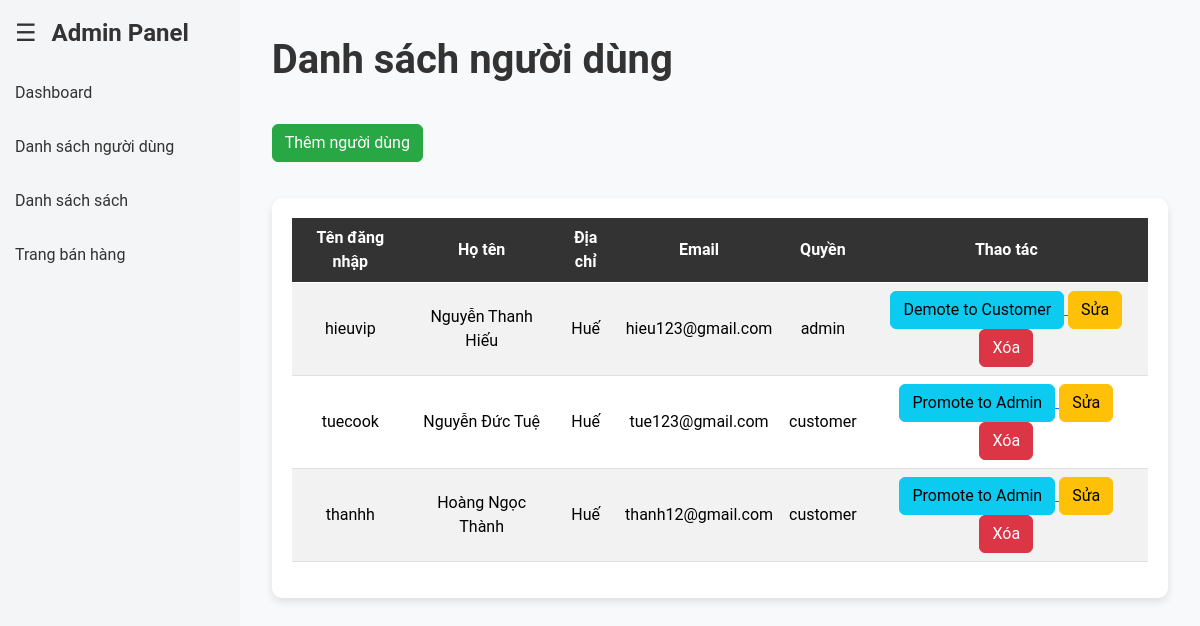
The page /user/user-list/ (signed in) on the database its author committed.
### tables this page shows
CREATE TABLE `nguoidungs` (
  `mand` int(100) NOT NULL,
  `hoten` varchar(100) NOT NULL,
  `diachi` varchar(100) NOT NULL,
  `email` varchar(100) NOT NULL,
  `sodt` varchar(50) NOT NULL,
  `tendangnhap` varchar(100) NOT NULL,
  `matkhau` varchar(100) NOT NULL,
  `admin` tinyint(1) NOT NULL
);

### src/Controller.php (called while the page is built, shortened)
<?php
class Controller {
    protected function render($view_name, $data = []) {
        extract($data);
        include __DIR__ . "\Views\\$view_name.php";
    }
}

### src/Controllers/UserController.php (called while the page is built, shortened)
<?php
class UserController extends Controller
{
    private $userModel;
    public function __construct()
    {
        $this->userModel = new User();
    }
    public function index()
    {
        $users = $this->userModel->getAllUsers();
        $this->render('users/user-list', ['users' => $users]);
    }
}

### index.php (called while the page is built, shortened)
<?php
require __DIR__. '/src/routes.php';
$uri = $_SERVER['REQUEST_URI'];
$router->match($uri);

### src/Models/User.php (called while the page is built, shortened)
<?php
class User
{
    private $connection;
    public function __construct()
    {
        $host = DB_HOST;
        $username = DB_USER;
        $password = DB_PASSWORD;
        $database = DB_NAME;
        $this->connection = new \mysqli($host, $username, $password, $database);
    }
    public function getAllUsers()
    {
        $result = $this->connection->query("SELECT * FROM nguoidungs");
        return $result->fetch_all(MYSQLI_ASSOC);
    }
}

### src/Views/users/user-list.php (the view, shortened to what this page needs)
<!DOCTYPE html>
<html lang="en">
<head>
    <link href="https://cdn.jsdelivr.net/npm/bootstrap@5.3.3/dist/css/bootstrap.min.css" rel="stylesheet">
    <link href="<?= URLROOT ?>/css/adminpanel.css" rel="stylesheet">
</head>
<body>
    <div class="container mt-3">
        <h1>Danh sách người dùng</h1>
        <a href="<?= URLROOT ?>/user/create">
            <button class="btn btn-success mb-3">Thêm người dùng</button>
        </a>
        <div class="table-responsive">
            <table class="table table-striped table-hover align-middle">
                <thead class="table-dark">
                    <tr>
                        <th>Tên đăng nhập</th>
                        <th>Họ tên</th>
                        <th>Địa chỉ</th>
                        <th>Email</th>
                        <th>Quyền</th>
                        <th>Thao tác</th>
                    </tr>
                </thead>
                <tbody>
                    <?php foreach ($users as $user): ?>
                        <tr>
                            <td><?= htmlspecialchars($user['tendangnhap']) ?></td>
                            <td><?= htmlspecialchars($user['hoten']) ?></td>
                            <td><?= htmlspecialchars($user['diachi']) ?></td>
                            <td><?= htmlspecialchars($user['email']) ?></td>
                            <td><?= htmlspecialchars($user['admin']) == 0 ? 'customer' : 'admin' ?></td>
                            <td>
                                <a href="<?= URLROOT ?>/user/toggleRole/<?= $user['mand'] ?>"
                                    onclick="return confirm('Are you sure you want to change this user\'s role?');">
                                    <button
                                        class="btn btn-info"><?= $user['admin'] == 0 ? 'Promote to Admin' : 'Demote to Customer' ?></button>
                                </a>
                                <a href="<?= URLROOT ?>/user/update/<?= $user['mand'] ?>">
                                    <button class="btn btn-warning">Sửa</button>
                                </a>
                                <a href="<?= URLROOT ?>/user/delete/<?= $user['mand'] ?>"
                                    onclick="return confirm('Bạn có chắc chắn muốn xóa người dùng này không?');">
                                    <button class="btn btn-danger">Xóa</button>
                                </a>
                            </td>
                        </tr>
                    <?php endforeach; ?>
                </tbody>
            </table>
        </div>
    </div>
</body>
</html>
<?php include(__DIR__ . '/../../../templates/layout_admin.php'); ?>

### src/Router.php (shortened to what this page needs)
<?php
class Router {
    private $routes = [];
    public function addRoute($pattern, $callback) {
        $this->routes[$pattern] = $callback;
    }
    public function match($uri) {
        uksort($this->routes, function ($a, $b) {
            return strlen($b) - strlen($a);
        });
        foreach ($this->routes as $pattern => $callback) {
            if (preg_match($pattern, $uri, $matches)) {
                array_shift($matches);
                call_user_func_array($callback, $matches);
                return;
            }
        }
    }
}

### css/adminpanel.css (style rules this page uses)
body { margin: 0; font-family: 'Arial', sans-serif; display: flex; overflow-x: hidden; }

### src/Views/users/user-list.php (style rules this page uses)
body { background-color: #f4f4f4; font-family: 'Roboto', sans-serif; }
.container { max-width: 1200px; }
h1 { color: #333; margin-bottom: 40px; font-weight: 700; }
.btn-success { background-color: #28a745; border-color: #28a745; }
.table-responsive { background-color: #ffffff; border-radius: 10px; padding: 20px; box-shadow: 0 4px 8px rgba(0, 0, 0, 0.1); margin-top: 20px; }
.table-striped tbody tr:nth-of-type(odd) { background-color: #f9f9f9; }
.table th, .table td { vertical-align: middle; text-align: center; }
.table th { background-color: #333; color: #fff; }

### rows shown on the page
nguoidungs: tendangnhap "hieuvip", hoten "Nguyễn Thanh Hiếu", diachi "Huế", email "hieu123@gmail.com", admin "admin"
nguoidungs: tendangnhap "tuecook", hoten "Nguyễn Đức Tuệ", diachi "Huế", email "tue123@gmail.com", admin "customer"
nguoidungs: tendangnhap "thanhh", hoten "Hoàng Ngọc Thành", diachi "Huế", email "thanh12@gmail.com", admin "customer"
